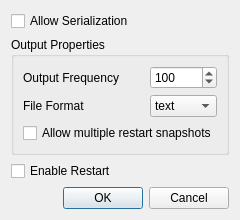
<?xml version="1.0" encoding="UTF-8"?>
<ui version="4.0">
 <class>SerializerEditDlg</class>
 <widget class="QDialog" name="SerializerEditDlg">
  <property name="geometry">
   <rect>
    <x>0</x>
    <y>0</y>
    <width>216</width>
    <height>206</height>
   </rect>
  </property>
  <property name="windowTitle">
   <string>Serializer Properties</string>
  </property>
  <layout class="QVBoxLayout" name="verticalLayout_2">
   <item>
    <widget class="QCheckBox" name="enableSerializationCHB">
     <property name="text">
      <string>Allow Serialization</string>
     </property>
    </widget>
   </item>
   <item>
    <widget class="QGroupBox" name="outputGB">
     <property name="title">
      <string>Output Properties</string>
     </property>
     <layout class="QVBoxLayout" name="verticalLayout">
      <item>
       <layout class="QGridLayout" name="gridLayout">
        <item row="0" column="0" colspan="2">
         <widget class="QLabel" name="label">
          <property name="text">
           <string>Output Frequency</string>
          </property>
         </widget>
        </item>
        <item row="0" column="2">
         <widget class="QSpinBox" name="frequencySB">
          <property name="maximum">
           <number>100000000</number>
          </property>
          <property name="value">
           <number>100</number>
          </property>
         </widget>
        </item>
        <item row="1" column="0">
         <widget class="QLabel" name="label_2">
          <property name="text">
           <string>File Format</string>
          </property>
         </widget>
        </item>
        <item row="1" column="1">
         <spacer name="horizontalSpacer_2">
          <property name="orientation">
           <enum>Qt::Horizontal</enum>
          </property>
          <property name="sizeHint" stdset="0">
           <size>
            <width>40</width>
            <height>20</height>
           </size>
          </property>
         </spacer>
        </item>
        <item row="1" column="2">
         <widget class="QComboBox" name="fileFormatCB">
          <item>
           <property name="text">
            <string>text</string>
           </property>
          </item>
          <item>
           <property name="text">
            <string>binary</string>
           </property>
          </item>
         </widget>
        </item>
       </layout>
      </item>
      <item>
       <widget class="QCheckBox" name="multipleDirCHB">
        <property name="text">
         <string>Allow multiple restart snapshots</string>
        </property>
       </widget>
      </item>
     </layout>
    </widget>
   </item>
   <item>
    <widget class="QCheckBox" name="enableRestartCHB">
     <property name="text">
      <string>Enable Restart</string>
     </property>
    </widget>
   </item>
   <item>
    <layout class="QHBoxLayout" name="horizontalLayout_2">
     <item>
      <spacer name="horizontalSpacer">
       <property name="orientation">
        <enum>Qt::Horizontal</enum>
       </property>
       <property name="sizeHint" stdset="0">
        <size>
         <width>40</width>
         <height>20</height>
        </size>
       </property>
      </spacer>
     </item>
     <item>
      <widget class="QPushButton" name="okPB">
       <property name="text">
        <string>OK</string>
       </property>
      </widget>
     </item>
     <item>
      <widget class="QPushButton" name="cancelPB">
       <property name="text">
        <string>Cancel</string>
       </property>
      </widget>
     </item>
    </layout>
   </item>
  </layout>
 </widget>
 <resources/>
 <connections>
  <connection>
   <sender>okPB</sender>
   <signal>clicked()</signal>
   <receiver>SerializerEditDlg</receiver>
   <slot>accept()</slot>
   <hints>
    <hint type="sourcelabel">
     <x>122</x>
     <y>195</y>
    </hint>
    <hint type="destinationlabel">
     <x>215</x>
     <y>39</y>
    </hint>
   </hints>
  </connection>
  <connection>
   <sender>cancelPB</sender>
   <signal>clicked()</signal>
   <receiver>SerializerEditDlg</receiver>
   <slot>reject()</slot>
   <hints>
    <hint type="sourcelabel">
     <x>205</x>
     <y>195</y>
    </hint>
    <hint type="destinationlabel">
     <x>138</x>
     <y>40</y>
    </hint>
   </hints>
  </connection>
  <connection>
   <sender>enableSerializationCHB</sender>
   <signal>toggled(bool)</signal>
   <receiver>outputGB</receiver>
   <slot>setEnabled(bool)</slot>
   <hints>
    <hint type="sourcelabel">
     <x>19</x>
     <y>17</y>
    </hint>
    <hint type="destinationlabel">
     <x>45</x>
     <y>39</y>
    </hint>
   </hints>
  </connection>
 </connections>
</ui>
